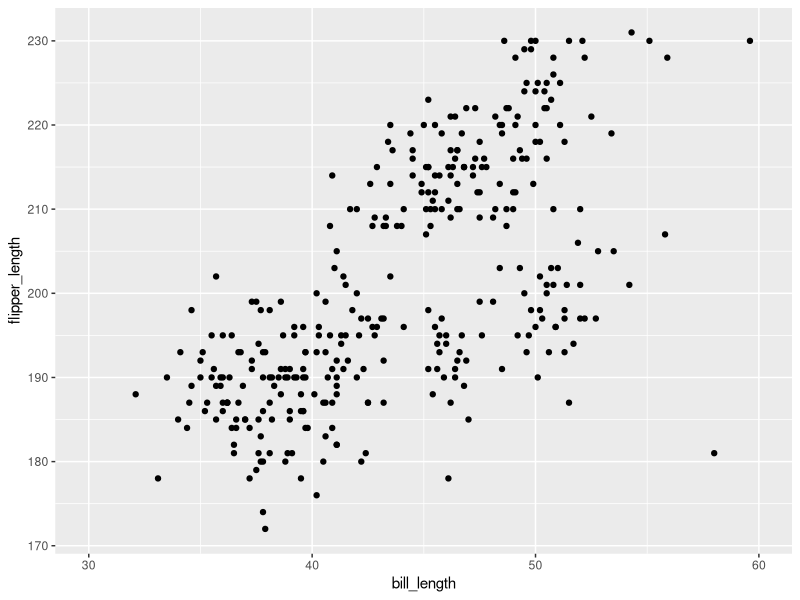

Write R code to recreate this figure. (Note: this script raises an error after producing the figure.)
## ---- chunk 1
rm(list = ls())
## ---- chunk 2
library(tidyverse)
library(palmerpenguins)
penguins = penguins
## ---- chunk 3

## ---- chunk 4

## ---- chunk 5

## ---- chunk 6

## ---- chunk 7

## ---- chunk 8

## ---- chunk 9

## ---- chunk 10

## ---- chunk 11

## ---- chunk 12
## Access the bill_length_mm and flipper length_mm columns
bill_length = penguins$bill_length_mm
flipper_length = penguins$flipper_length_mm

## Plot the two columns as a scatter plot.
ggplot()  + aes(x = bill_length, y = flipper_length) + geom_point() + xlim(30, 60)
## ---- chunk 13

## ---- chunk 14

## Filter the penguins dataframe

## Plot the data from the filted dataframe.
ggplot(data=) + aes(x = bill_length_mm, y = flipper_length_mm) + geom_point()  + xlim(30, 60)
## ---- chunk 15
# select the columns that contains "Species" OR ends with "mm".

# keep only "Adelie" penguin data

# keep Adelie penguins with bill_length_mm over 20mm

## ---- chunk 16

## ---- chunk 17

